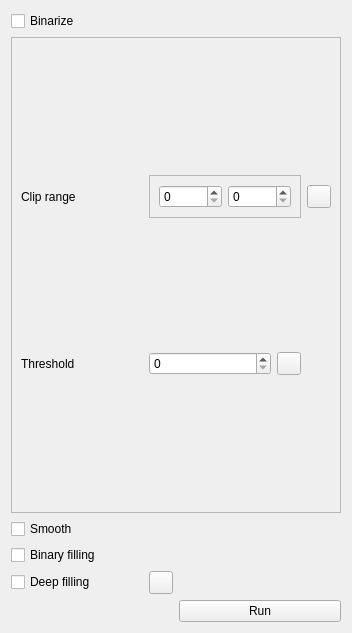
<?xml version="1.0" encoding="UTF-8"?>
<ui version="4.0">
 <class>Form</class>
 <widget class="QWidget" name="Form">
  <property name="geometry">
   <rect>
    <x>0</x>
    <y>0</y>
    <width>352</width>
    <height>633</height>
   </rect>
  </property>
  <property name="windowTitle">
   <string>Form</string>
  </property>
  <layout class="QGridLayout" name="gridLayout">
   <item row="0" column="0">
    <widget class="QCheckBox" name="runBinarizationCheckBox">
     <property name="text">
      <string>Binarize</string>
     </property>
    </widget>
   </item>
   <item row="1" column="0" colspan="2">
    <widget class="QFrame" name="frame">
     <property name="frameShape">
      <enum>QFrame::StyledPanel</enum>
     </property>
     <property name="frameShadow">
      <enum>QFrame::Raised</enum>
     </property>
     <layout class="QGridLayout" name="gridLayout_3">
      <item row="0" column="0">
       <widget class="QLabel" name="binarizationClippingRangeLbl">
        <property name="toolTip">
         <string>The range for the vessel detection</string>
        </property>
        <property name="whatsThis">
         <string>&lt;html&gt;&lt;head/&gt;&lt;body&gt;&lt;p&gt;For optimal values, open the stitched image and look at the pixel intensities inside the brain (ignore the pixels outside the brain).&lt;/p&gt;&lt;p&gt;Set the minimum based on the lowest intensities you see.&lt;/p&gt;&lt;p&gt;For the higher intensity, look at the large vessels at the surface. You should set to the limit to a value that still excludes the halo.&lt;/p&gt;&lt;/body&gt;&lt;/html&gt;</string>
        </property>
        <property name="text">
         <string>Clip range</string>
        </property>
       </widget>
      </item>
      <item row="0" column="1" colspan="2">
       <widget class="QFrame" name="binarizationClipRangeDoublet">
        <property name="frameShape">
         <enum>QFrame::StyledPanel</enum>
        </property>
        <property name="frameShadow">
         <enum>QFrame::Raised</enum>
        </property>
        <layout class="QHBoxLayout" name="horizontalLayout_9">
         <item>
          <widget class="QSpinBox" name="spinBox_255">
           <property name="suffix">
            <string/>
           </property>
           <property name="minimum">
            <number>0</number>
           </property>
           <property name="maximum">
            <number>65535</number>
           </property>
          </widget>
         </item>
         <item>
          <widget class="QSpinBox" name="spinBox_256">
           <property name="suffix">
            <string/>
           </property>
           <property name="minimum">
            <number>0</number>
           </property>
           <property name="maximum">
            <number>65535</number>
           </property>
          </widget>
         </item>
        </layout>
       </widget>
      </item>
      <item row="0" column="3">
       <widget class="QToolButton" name="binarizationClippingRangeInfoToolButton">
        <property name="icon">
         <iconset>
          <normaloff>:/icons/icons/info.svg</normaloff>:/icons/icons/info.svg</iconset>
        </property>
       </widget>
      </item>
      <item row="1" column="0">
       <widget class="QLabel" name="binarizationThresholdLbl">
        <property name="toolTip">
         <string>Pseudo deconvolution threshold.</string>
        </property>
        <property name="whatsThis">
         <string>&lt;html&gt;&lt;head/&gt;&lt;body&gt;&lt;p&gt;Pseudo deconvolution threshold. &lt;/p&gt;&lt;p&gt;Voxels above this threshold will be added to the &lt;/p&gt;&lt;p&gt;binarization result in the multi-path biniarization.&lt;/p&gt;&lt;p&gt;Select slightly below the clip range min.&lt;/p&gt;&lt;/body&gt;&lt;/html&gt;</string>
        </property>
        <property name="text">
         <string>Threshold</string>
        </property>
       </widget>
      </item>
      <item row="1" column="1">
       <widget class="QSpinBox" name="binarizationThresholdSpinBox">
        <property name="minimum">
         <number>0</number>
        </property>
        <property name="maximum">
         <number>65535</number>
        </property>
       </widget>
      </item>
      <item row="1" column="2">
       <widget class="QToolButton" name="binarizationThresholdInfoToolButton">
        <property name="icon">
         <iconset>
          <normaloff>:/icons/icons/info.svg</normaloff>:/icons/icons/info.svg</iconset>
        </property>
       </widget>
      </item>
     </layout>
    </widget>
   </item>
   <item row="2" column="0">
    <layout class="QGridLayout" name="gridLayout_9">
     <item row="1" column="0">
      <widget class="QCheckBox" name="binarizationBinaryFillingCheckBox">
       <property name="text">
        <string>Binary filling</string>
       </property>
      </widget>
     </item>
     <item row="2" column="0">
      <widget class="QCheckBox" name="binarizationDeepFillingCheckBox">
       <property name="whatsThis">
        <string>&lt;html&gt;&lt;head/&gt;&lt;body&gt;&lt;p&gt;In this step a trained convolutional deep network &lt;/p&gt;&lt;p&gt;is applied to fill the holes of hollow vessels in the &lt;/p&gt;&lt;p&gt;vasculature and arteries data.&lt;/p&gt;&lt;p&gt;&lt;br/&gt;&lt;/p&gt;&lt;/body&gt;&lt;/html&gt;</string>
       </property>
       <property name="text">
        <string>Deep filling</string>
       </property>
      </widget>
     </item>
     <item row="0" column="0">
      <widget class="QCheckBox" name="binarizationSmoothingCheckBox">
       <property name="text">
        <string>Smooth</string>
       </property>
      </widget>
     </item>
     <item row="2" column="1">
      <widget class="QToolButton" name="binarizationDeepFillingInfoToolButton">
       <property name="icon">
        <iconset>
         <normaloff>:/icons/icons/info.svg</normaloff>:/icons/icons/info.svg</iconset>
       </property>
      </widget>
     </item>
    </layout>
   </item>
   <item row="3" column="1">
    <widget class="QPushButton" name="binarizePushButton">
     <property name="text">
      <string>Run</string>
     </property>
    </widget>
   </item>
  </layout>
 </widget>
 <resources/>
 <connections/>
</ui>
